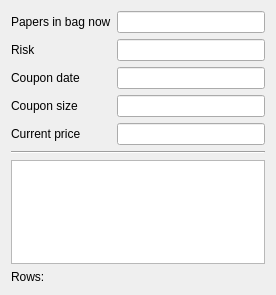
<?xml version="1.0" encoding="UTF-8"?>
<ui version="4.0">
 <class>AssetInfoWidget</class>
 <widget class="QWidget" name="AssetInfoWidget">
  <property name="geometry">
   <rect>
    <x>0</x>
    <y>0</y>
    <width>276</width>
    <height>295</height>
   </rect>
  </property>
  <property name="windowTitle">
   <string>Form</string>
  </property>
  <layout class="QGridLayout" name="gridLayout">
   <item row="2" column="0">
    <widget class="QLabel" name="label_3">
     <property name="text">
      <string>Coupon date</string>
     </property>
    </widget>
   </item>
   <item row="2" column="1">
    <widget class="QLineEdit" name="couponDateLineEdit"/>
   </item>
   <item row="0" column="1">
    <widget class="QLineEdit" name="bagLineEdit">
     <property name="readOnly">
      <bool>true</bool>
     </property>
    </widget>
   </item>
   <item row="1" column="0">
    <widget class="QLabel" name="label_2">
     <property name="text">
      <string>Risk</string>
     </property>
    </widget>
   </item>
   <item row="0" column="0">
    <widget class="QLabel" name="label">
     <property name="text">
      <string>Papers in bag now</string>
     </property>
    </widget>
   </item>
   <item row="1" column="1">
    <widget class="QLineEdit" name="riskLineEdit">
     <property name="readOnly">
      <bool>true</bool>
     </property>
    </widget>
   </item>
   <item row="5" column="0" colspan="2">
    <widget class="Line" name="line">
     <property name="orientation">
      <enum>Qt::Horizontal</enum>
     </property>
    </widget>
   </item>
   <item row="6" column="0" colspan="2">
    <widget class="QTableWidget" name="historyTable">
     <property name="selectionMode">
      <enum>QAbstractItemView::NoSelection</enum>
     </property>
     <property name="selectionBehavior">
      <enum>QAbstractItemView::SelectRows</enum>
     </property>
     <attribute name="verticalHeaderVisible">
      <bool>false</bool>
     </attribute>
    </widget>
   </item>
   <item row="7" column="0" colspan="2">
    <widget class="QLabel" name="rowsLabel">
     <property name="text">
      <string>Rows: </string>
     </property>
    </widget>
   </item>
   <item row="3" column="0">
    <widget class="QLabel" name="label_4">
     <property name="text">
      <string>Coupon size</string>
     </property>
    </widget>
   </item>
   <item row="3" column="1">
    <widget class="QLineEdit" name="couponSizeLineEdit"/>
   </item>
   <item row="4" column="0">
    <widget class="QLabel" name="label_5">
     <property name="text">
      <string>Current price</string>
     </property>
    </widget>
   </item>
   <item row="4" column="1">
    <widget class="QLineEdit" name="priceLineEdit"/>
   </item>
  </layout>
 </widget>
 <resources/>
 <connections/>
</ui>
